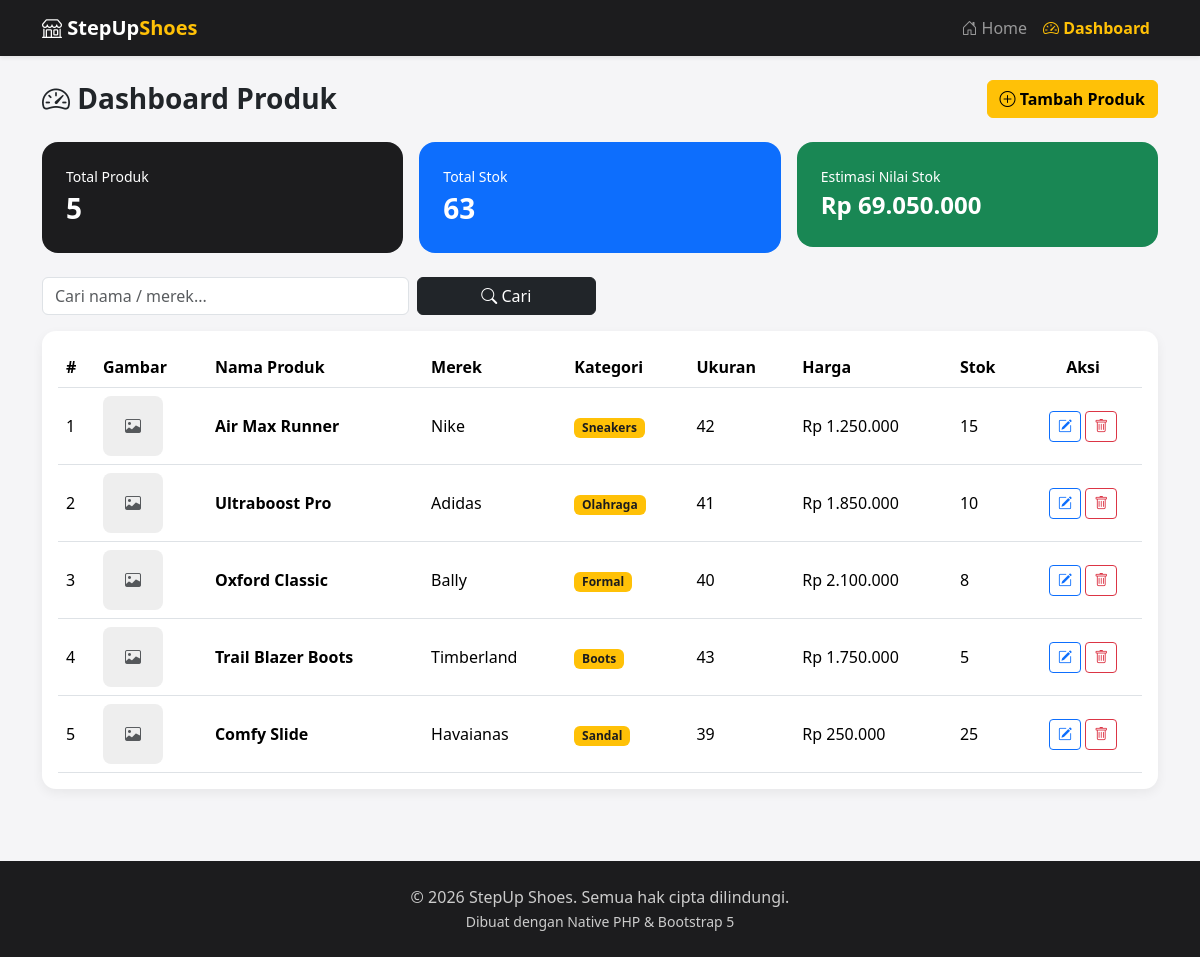
/dashboard/index.php, run on the app's committed database.
### tables this page shows
CREATE TABLE IF NOT EXISTS produk (
    id INT AUTO_INCREMENT PRIMARY KEY,
    nama_produk VARCHAR(150) NOT NULL,
    merek VARCHAR(100) NOT NULL,
    kategori ENUM('Sneakers', 'Formal', 'Olahraga', 'Sandal', 'Boots') NOT NULL DEFAULT 'Sneakers',
    ukuran INT NOT NULL,
    harga DECIMAL(12,2) NOT NULL,
    stok INT NOT NULL DEFAULT 0,
    deskripsi TEXT,
    gambar VARCHAR(255) DEFAULT NULL,
    created_at TIMESTAMP DEFAULT CURRENT_TIMESTAMP,
    updated_at TIMESTAMP DEFAULT CURRENT_TIMESTAMP ON UPDATE CURRENT_TIMESTAMP
);

### includes/functions.php (called while the page is built, shortened)
<?php
function formatRupiah($angka)
{
    return 'Rp ' . number_format((float) $angka, 0, ',', '.');
}

### dashboard/index.php (the view, shortened to what this page needs)
<?php
require_once '../includes/functions.php';
$pdo = getConnection();
$search = trim($_GET['q'] ?? '');
if ($search !== '') {
    $stmt = $pdo->prepare("SELECT * FROM produk WHERE nama_produk LIKE ? OR merek LIKE ? ORDER BY created_at DESC");
    $like = '%' . $search . '%';
    $stmt->execute([$like, $like]);
} else {
    $stmt = $pdo->query("SELECT * FROM produk ORDER BY created_at DESC");
}
$produkList = $stmt->fetchAll();
$totalProduk = $pdo->query("SELECT COUNT(*) FROM produk")->fetchColumn();
$totalStok = $pdo->query("SELECT COALESCE(SUM(stok),0) FROM produk")->fetchColumn();
$totalNilai = $pdo->query("SELECT COALESCE(SUM(harga*stok),0) FROM produk")->fetchColumn();
include '../includes/header.php';
?>
<div class="container py-4">
    <div class="d-flex flex-wrap justify-content-between align-items-center mb-4">
        <h3 class="fw-bold mb-3 mb-md-0"><i class="bi bi-speedometer2"></i> Dashboard Produk</h3>
        <a href="create.php" class="btn btn-warning fw-semibold">
            <i class="bi bi-plus-circle"></i> Tambah Produk
        </a>
    </div>
    <div class="row g-3 mb-4">
        <div class="col-md-4">
            <div class="stat-box" style="background:#1c1c1e;">
                <div class="small">Total Produk</div>
                <div class="fs-3 fw-bold"><?= (int) $totalProduk ?></div>
            </div>
        </div>
        <div class="col-md-4">
            <div class="stat-box" style="background:#0d6efd;">
                <div class="small">Total Stok</div>
                <div class="fs-3 fw-bold"><?= (int) $totalStok ?></div>
            </div>
        </div>
        <div class="col-md-4">
            <div class="stat-box" style="background:#198754;">
                <div class="small">Estimasi Nilai Stok</div>
                <div class="fs-4 fw-bold"><?= formatRupiah($totalNilai) ?></div>
            </div>
        </div>
    </div>
    <form class="row g-2 mb-3" method="get">
        <div class="col-8 col-md-4">
            <input type="text" name="q" class="form-control" placeholder="Cari nama / merek..." value="<?= htmlspecialchars($search) ?>">
        </div>
        <div class="col-4 col-md-2">
            <button class="btn btn-dark w-100" type="submit"><i class="bi bi-search"></i> Cari</button>
        </div>
    </form>
    <div class="card dashboard-card">
        <div class="card-body table-responsive">
            <table class="table table-hover align-middle mb-0">
                <thead>
                    <tr>
                        <th>#</th>
                        <th>Gambar</th>
                        <th>Nama Produk</th>
                        <th>Merek</th>
                        <th>Kategori</th>
                        <th>Ukuran</th>
                        <th>Harga</th>
                        <th>Stok</th>
                        <th class="text-center">Aksi</th>
                    </tr>
                </thead>
                <tbody>
                    <?php if (empty($produkList)): ?>
                        <tr>
                            <td colspan="9" class="text-center text-muted py-4">Belum ada data produk.</td>
                        </tr>
                    <?php else: ?>
                        <?php foreach ($produkList as $i => $produk): ?>
                            <tr>
                                <td><?= $i + 1 ?></td>
                                <td>
                                    <?php if (!empty($produk['gambar']) && file_exists('../assets/uploads/' . $produk['gambar'])): ?>
                                        <img src="../assets/uploads/<?= htmlspecialchars($produk['gambar']) ?>" class="thumb-preview">
                                    <?php else: ?>
                                        <div class="thumb-preview d-flex align-items-center justify-content-center">
                                            <i class="bi bi-image text-muted"></i>
                                        </div>
                                    <?php endif; ?>
                                </td>
                                <td class="fw-semibold"><?= htmlspecialchars($produk['nama_produk']) ?></td>
                                <td><?= htmlspecialchars($produk['merek']) ?></td>
                                <td><span class="badge badge-kategori"><?= htmlspecialchars($produk['kategori']) ?></span></td>
                                <td><?= htmlspecialchars($produk['ukuran']) ?></td>
                                <td><?= formatRupiah($produk['harga']) ?></td>
                                <td><?= (int) $produk['stok'] ?></td>
                                <td class="text-center text-nowrap">
                                    <a href="edit.php?id=<?= $produk['id'] ?>" class="btn btn-sm btn-outline-primary" title="Edit">
                                        <i class="bi bi-pencil-square"></i>
                                    </a>
                                    <a href="delete.php?id=<?= $produk['id'] ?>" class="btn btn-sm btn-outline-danger"
                                       title="Hapus"
                                       onclick="return confirm('Yakin ingin menghapus produk \'<?= htmlspecialchars(addslashes($produk['nama_produk'])) ?>\'?');">
                                        <i class="bi bi-trash"></i>
                                    </a>
                                </td>
                            </tr>
                        <?php endforeach; ?>
                    <?php endif; ?>
                </tbody>
            </table>
        </div>
    </div>
</div>
<?php include '../includes/footer.php'; ?>

### assets/css/style.css (style rules this page uses)
body { background-color: #f5f5f7; font-family: 'Segoe UI', Roboto, Arial, sans-serif; }
.badge-kategori { background-color: #ffc107; color: #1c1c1e; font-weight: 600; }
.dashboard-card { border: none; border-radius: 14px; box-shadow: 0 4px 12px rgba(0,0,0,0.06); }
.thumb-preview { width: 60px; height: 60px; object-fit: cover; border-radius: 8px; background: #eee; }
.stat-box { border-radius: 16px; padding: 24px; color: #fff; }

### data on the page
produk: nama_produk "Air Max Runner", merek "Nike", kategori "Sneakers", ukuran "42", harga "Rp 1.250.000", stok "15"
produk: nama_produk "Ultraboost Pro", merek "Adidas", kategori "Olahraga", ukuran "41", harga "Rp 1.850.000", stok "10"
produk: nama_produk "Oxford Classic", merek "Bally", kategori "Formal", ukuran "40", harga "Rp 2.100.000", stok "8"
produk: nama_produk "Trail Blazer Boots", merek "Timberland", kategori "Boots", ukuran "43", harga "Rp 1.750.000", stok "5"
produk: nama_produk "Comfy Slide", merek "Havaianas", kategori "Sandal", ukuran "39", harga "Rp 250.000", stok "25"

### other printed values
$totalProduk "5"
$totalStok "63"
formatRupiah($totalNilai) "Rp 69.050.000"
